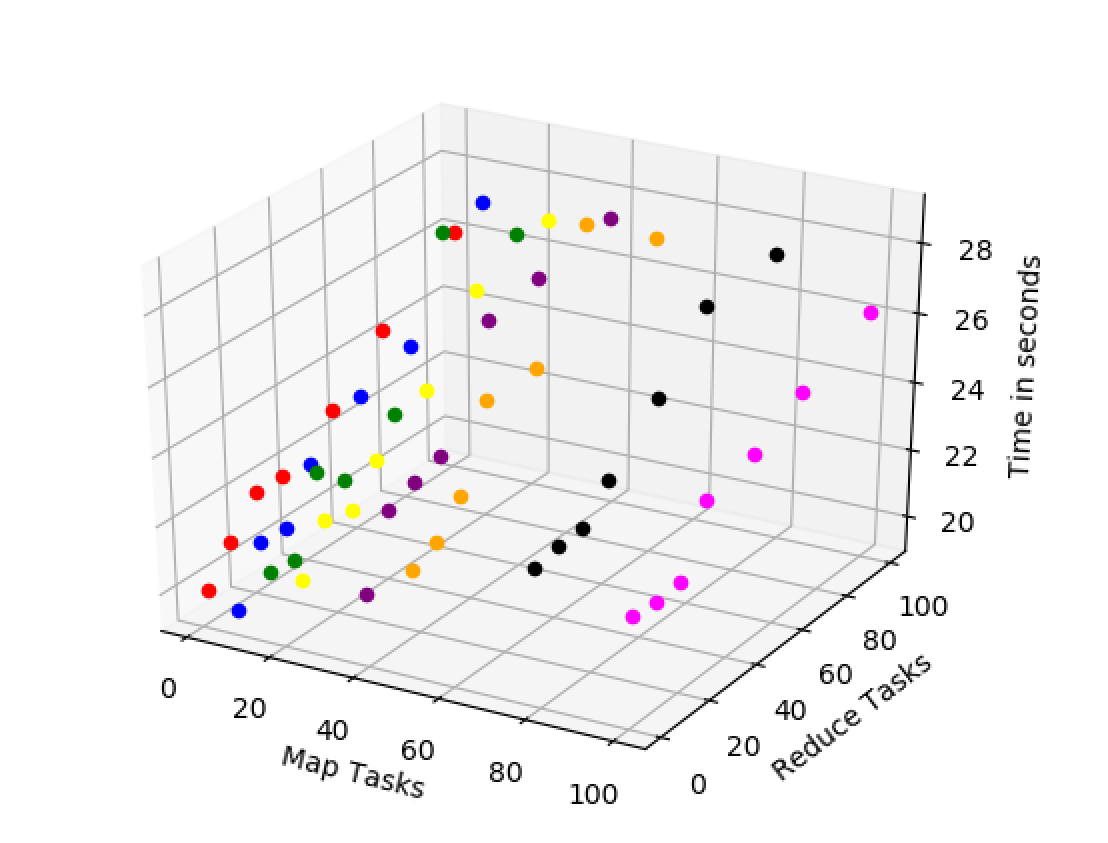

Reproduce this figure in Python.
'''
==============
3D scatterplot
==============

Demonstration of a basic scatterplot in 3D.
'''

from mpl_toolkits.mplot3d import Axes3D
import matplotlib.pyplot as plt
import numpy as np

fig = plt.figure()
ax = fig.add_subplot(111, projection='3d')

n = 63

#Map Reduce = 1
ax.scatter(1, 1, 20, c='red')
ax.scatter(1, 10, 21, c='red')
ax.scatter(1, 20, 22, c='red')
ax.scatter(1, 30, 22, c='red')
ax.scatter(1, 50, 23, c='red')
ax.scatter(1, 70, 24.5, c='red')
ax.scatter(1, 100, 26.1, c='red')

#Map Reduce = 8
ax.scatter(8, 1, 19.6, c='blue')
ax.scatter(8, 10, 21.2, c='blue')
ax.scatter(8, 20, 21.1, c='blue')
ax.scatter(8, 30, 22.5, c='blue')
ax.scatter(8, 50, 23.6, c='blue')
ax.scatter(8, 70, 24.2, c='blue')
ax.scatter(8, 100, 27.1, c='blue')

#Map Reduce = 16
ax.scatter(16, 1, 21, c='green')
ax.scatter(16, 10, 20.9, c='green')
ax.scatter(16, 20, 23, c='green')
ax.scatter(16, 30, 22.3, c='green')
ax.scatter(16, 50, 23.3, c='green')
ax.scatter(16, 70, 27.7, c='green')
ax.scatter(16, 100, 26.4, c='green')

#Map Reduce = 24
ax.scatter(24, 1, 21, c='yellow')
ax.scatter(24, 10, 22.3, c='yellow')
ax.scatter(24, 20, 22.1, c='yellow')
ax.scatter(24, 30, 23.1, c='yellow')
ax.scatter(24, 50, 24.2, c='yellow')
ax.scatter(24, 70, 26.2, c='yellow')
ax.scatter(24, 100, 27.0, c='yellow')


#Map Reduce = 39
ax.scatter(39, 1, 21, c='purple')
ax.scatter(39, 10, 23.0, c='purple')
ax.scatter(39, 20, 23.3, c='purple')
ax.scatter(39, 30, 23.6, c='purple')
ax.scatter(39, 50, 26.6, c='purple')
ax.scatter(39, 70, 26.9, c='purple')
ax.scatter(39, 100, 27.4, c='purple')

#Map Reduce = 50
ax.scatter(50, 1, 22, c='orange')
ax.scatter(50, 10, 22.4, c='orange')
ax.scatter(50, 20, 23.2, c='orange')
ax.scatter(50, 30, 25.5, c='orange')
ax.scatter(50, 50, 25.5, c='orange')
ax.scatter(50, 70, 28.7, c='orange')
ax.scatter(50, 100, 27.1, c='orange')

#Map Reduce = 78
ax.scatter(78, 1, 22.9, c='black')
ax.scatter(78, 10, 23.1, c='black')
ax.scatter(78, 20, 23.1, c='black')
ax.scatter(78, 30, 24.0, c='black')
ax.scatter(78, 50, 25.4, c='black')
ax.scatter(78, 70, 27.1, c='black')
ax.scatter(78, 100, 27.3, c='black')

#Map Reduce = 100
ax.scatter(100, 1, 22.2, c='magenta')
ax.scatter(100, 10, 22.1, c='magenta')
ax.scatter(100, 20, 22.2, c='magenta')
ax.scatter(100, 30, 24.0, c='magenta')
ax.scatter(100, 50, 24.4, c='magenta')
ax.scatter(100, 70, 25.2, c='magenta')
ax.scatter(100, 100, 26.2, c='magenta')


ax.set_xlabel('Map Tasks')
ax.set_ylabel('Reduce Tasks')
ax.set_zlabel('Time in seconds')

plt.show()
